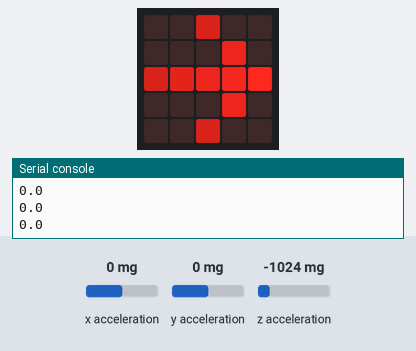
The program below on a simulated BBC micro:bit running MicroPython. On the bench: the board's 5×5 LED display, the last lines printed to the serial console. Inputs (shaded band) come from the test bench; at power-on: x acceleration 0 mg, y acceleration 0 mg, z acceleration -1024 mg.

Above: at 1.2 s.
1.3 s: x acceleration set to -2 mg
At 2.2 s:
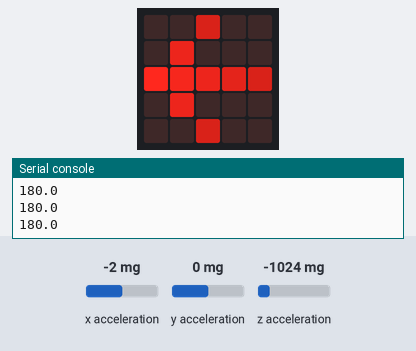
2.8 s: y acceleration set to -1440 mg
At 3.8 s:
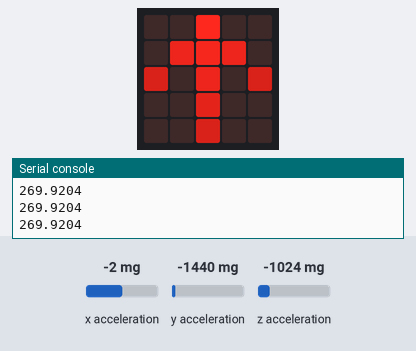
4.3 s: x acceleration set to -1440 mg
At 5.0 s:
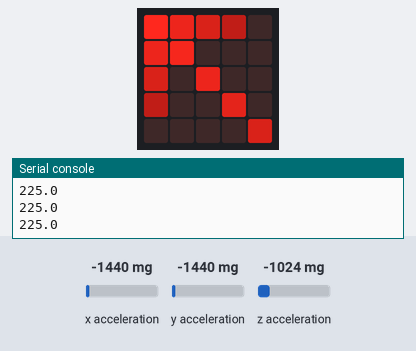
5.8 s: y acceleration set to 1440 mg
At 6.6 s:
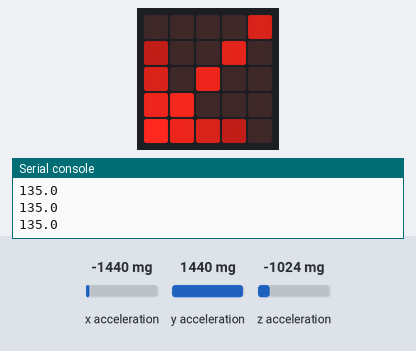
7.3 s: x acceleration set to -750 mg
At 8.2 s:
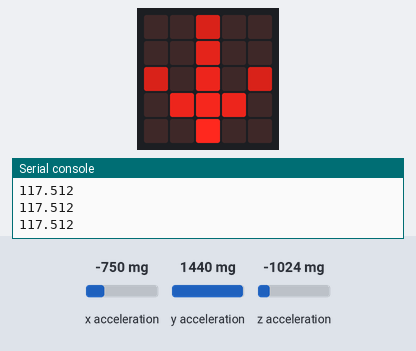
8.8 s: x acceleration set to 1440 mg
At 9.3 s:
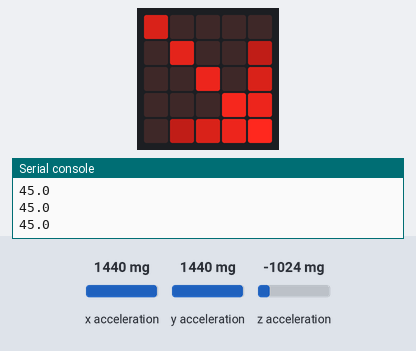
Timing chart, 0 to 11.3 s (numbered marks = the images above; inputs shaded):
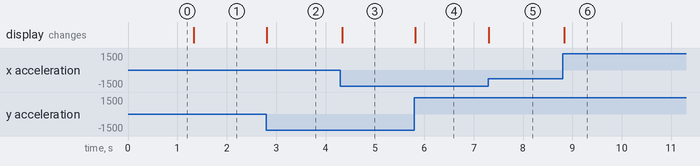

Measured:
- the behaviour switches between 0 and -1 mg on x acceleration (found by bisection; images 0 and 1)
- after the input at 1.3 s, the display: changes at once (image 1)
- after the input at 2.8 s, the display: changes at once (image 2)
- after the input at 4.3 s, the display: changes at once (image 3)
- after the input at 5.8 s, the display: changes at once (image 4)
- after the input at 7.3 s, the display: changes at once (image 5)
- after the input at 8.8 s, the display: changes at once (image 6)

The program:

polar.py
```python
# Imports go at the top
from microbit import *
import math

left = Image('00500:'
             '07000:'
             '98765:'
             '07000:'
             '00500')

bottom_left = Image('00005:'
                    '30060:'
                    '50700:'
                    '78000:'
                    '97530')

right = Image('00500:'
              '00070:'
              '56789:'
              '00070:'
              '00500')

top_right = Image('03579:'
                  '30087:'
                  '00705:'
                  '06003:'
                  '50000')

top_left = Image('97530:'
                 '78000:'
                 '50700:'
                 '30060:'
                 '00005')

bottom_right = Image('50000:'
                     '06003:'
                     '00705:'
                     '00087:'
                     '03579')


top = Image('00900:'
            '07870:'
            '50705:'
            '00600:'
            '00500')

bottom = Image('00500:'
               '00600:'
               '50705:'
               '07870:'
               '00900')

def direction(components):
    x = components['x']
    y = components['y']
    theta = math.degrees(math.atan2(y, x))  # Convert atan2 result to degrees
    if theta < 0:
        theta += 360  # Ensure θ is in [0, 360]
    return theta


while True:
    xyz = {
        'x': accelerometer.get_x(),
        'y': accelerometer.get_y(),
        'z': accelerometer.get_z(),
    }
    d = direction(xyz)
    if d >= 325 or d < 35: display.show(right)
    if d >= 35 and d < 55: display.show(bottom_right)
    if d >= 55 and d < 125: display.show(bottom)
    if d >= 125 and d < 145: display.show(bottom_left)
    if d >= 145 and d < 215: display.show(left)
    if d >= 215 and d < 235: display.show(top_left)
    if d >= 235 and d < 305: display.show(top)
    if d >= 305 and d < 325: display.show(top_right)
    print(d)
    sleep(50)
```
